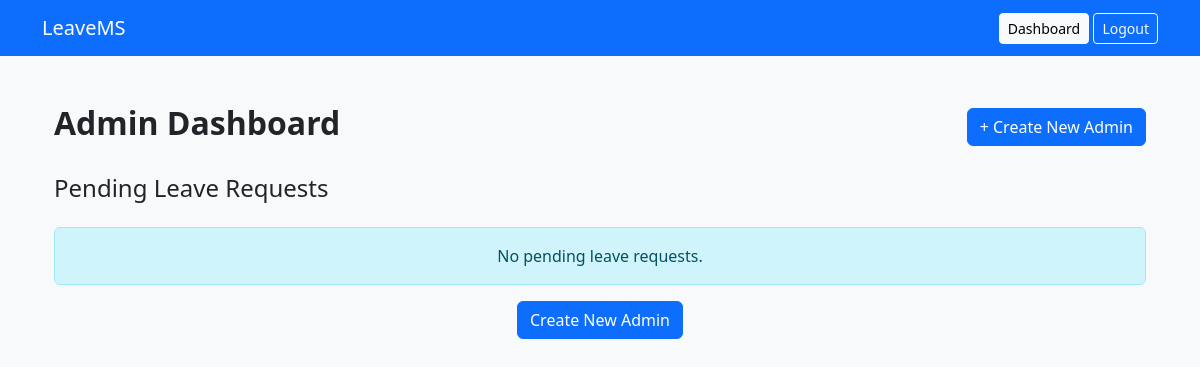
The app's page /admin_dashboard (signed in), older data.
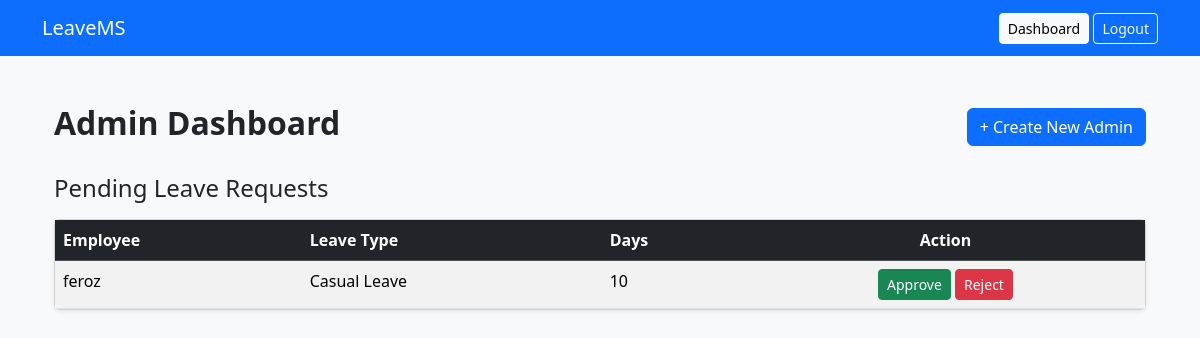
The same page, newer data.
### tables this page shows
CREATE TABLE leaves (
    id INTEGER PRIMARY KEY AUTOINCREMENT,
    user_id INTEGER NOT NULL,
    type TEXT NOT NULL,
    days INTEGER NOT NULL,
    status TEXT NOT NULL DEFAULT 'Pending',
    FOREIGN KEY (user_id) REFERENCES users(id)
);

CREATE TABLE users (
    id INTEGER PRIMARY KEY AUTOINCREMENT,
    username TEXT UNIQUE NOT NULL,
    password TEXT NOT NULL,
    role TEXT NOT NULL,
    leave_balance INTEGER DEFAULT 20
);

### app.py (the view)
@app.route("/admin_dashboard")
def admin_dashboard():
    if "user_id" not in session or session["role"] != "admin":
        return redirect("/login")
    conn = get_db()
    leaves = conn.execute("""
        SELECT leaves.id, leaves.type, leaves.days, leaves.status, users.username
        FROM leaves
        JOIN users ON leaves.user_id = users.id
        WHERE leaves.status = 'Pending'
    """).fetchall()
    conn.close()
    return render_template("admin_dashboard.html", leaves=leaves)

### app.py (called while the page is built)
def get_db():
    conn = sqlite3.connect(DATABASE)
    conn.row_factory = sqlite3.Row
    return conn

### templates/admin_dashboard.html
{% extends "layout.html" %}
{% block content %}
<div class="container mt-4">
    <div class="d-flex justify-content-between align-items-center mb-4">
        <h2 class="fw-bold">Admin Dashboard</h2>
        <button class="btn btn-primary" onclick="location.href='/create_admin'">
            + Create New Admin
        </button>
    </div>
    <h4 class="mb-3">Pending Leave Requests</h4>
    {% if leaves %}
    <div class="card shadow-sm">
        <div class="card-body p-0">
            <table class="table table-striped table-hover mb-0">
                <thead class="table-dark">
                    <tr>
                        <th>Employee</th>
                        <th>Leave Type</th>
                        <th>Days</th>
                        <th class="text-center">Action</th>
                    </tr>
                </thead>
                <tbody>
                    {% for leave in leaves %}
                    <tr>
                        <td>{{ leave.username }}</td>
                        <td>{{ leave.type }}</td>
                        <td>{{ leave.days }}</td>
                        <td class="text-center">
                            <a href="/approve/{{ leave.id }}" class="btn btn-success btn-sm">
                                Approve
                            </a>
                            <a href="/reject/{{ leave.id }}" class="btn btn-danger btn-sm">
                                Reject
                            </a>
                        </td>
                    </tr>
                    {% endfor %}
                </tbody>
            </table>
        </div>
    </div>
    {% else %}
    <div class="alert alert-info text-center mt-4">
        No pending leave requests.
    </div>
    <div class="text-center">
        <button class="btn btn-primary" onclick="location.href='/create_admin'">
            Create New Admin
        </button>
    </div>
    {% endif %}
</div>
{% endblock %}

Row changes from the older to the newer data that the page shows:
added leaves: username "feroz", type "Casual Leave", days "10"
Text that changed along with them:
text no longer shown: "No pending leave requests. Create New Admin"
text now shown: "Employee Leave Type Days Action"
